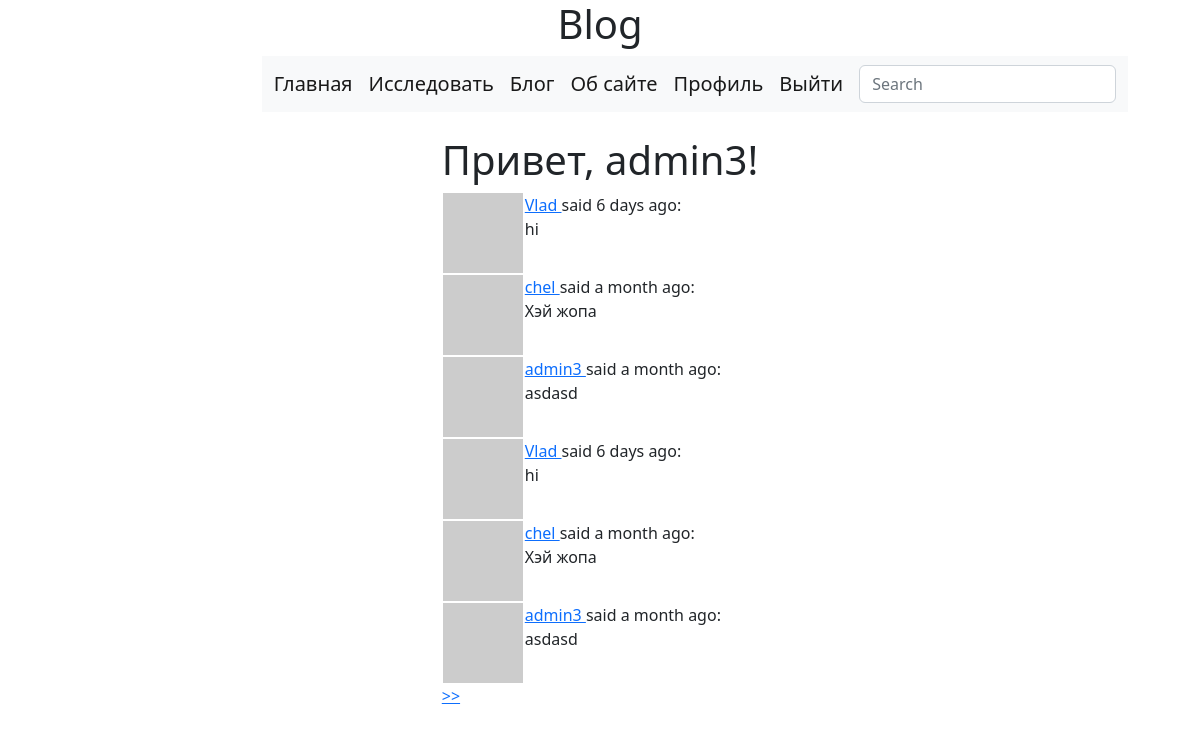
/main/explore (signed in), run on the app's committed database.
### app/models.py (models this page shows, shortened)
class User(UserMixin, db.Model):
    id = db.Column(db.Integer, primary_key=True)
    username = db.Column(db.String(64), index=True, unique=True)
    email = db.Column(db.String(120), index=True, unique=True)
    password_hash = db.Column(db.String(128))
    posts = db.relationship('Post', backref='author', lazy='dynamic')
    about_me = db.Column(db.String(140))
    last_seen = db.Column(db.DateTime, default=datetime.utcnow)
    followed = db.relationship(
        "User", secondary=followers,
        primaryjoin=(followers.c.follower_id == id),
        secondaryjoin=(followers.c.followed_id == id),
        backref=db.backref('followers', lazy='dynamic'), lazy='dynamic')
    def avatar(self, size):
        digest = md5(self.email.lower().encode('utf-8')).hexdigest()
        return f'https://www.gravatar.com/avatar/{digest}?d=identicon&s={size}'

class SearchableMixin(object):
    @classmethod
    def before_commit(cls, session):
        session._changes = {
            'add': list(session.new),
            'update': list(session.dirty),
            'delete': list(session.deleted)
        }
    @classmethod
    def after_commit(cls, session):
        for obj in session._changes['add']:
            if isinstance(obj, SearchableMixin):
                add_to_index(obj.__tablename__, obj)
        for obj in session._changes['update']:
            if isinstance(obj, SearchableMixin):
                add_to_index(obj.__tablename__, obj)
        for obj in session._changes['delete']:
            if isinstance(obj, SearchableMixin):
                remove_from_index(obj.__tablename__, obj)
        session._changes = None

class Post(SearchableMixin, db.Model):
    __searchable__ = ['body']
    id = db.Column(db.Integer, primary_key=True)
    body = db.Column(db.String(140))
    timestamp = db.Column(db.DateTime, index=True, default=datetime.utcnow)
    user_id = db.Column(db.Integer, db.ForeignKey('user.id'))

### app/main/routes.py (the view)
@bp.route('/explore')
@login_required
def explore():
    page = request.args.get('page', 1, type=int)
    posts = Post.query.order_by(Post.timestamp.desc()).paginate(page, current_app.config['POSTS_PER_PAGE'], False)
    next_url = url_for('main.explore', page=posts.next_num) if posts.has_next else None
    prev_url = url_for('main.explore', page=posts.prev_num) if posts.has_prev else None
    return render_template('main.html', title='Explore', posts=posts.items,
                           next_url=next_url, prev_url=prev_url)

### app/main/forms.py
class SearchForm(FlaskForm):
    q = StringField('Search', validators=[DataRequired()])
    def __init__(self, *args, **kwargs):
        if 'formdata' not in kwargs:
            kwargs['formdata'] = request.args
        if 'meta' not in kwargs:
            kwargs['meta'] = {'csrf': False}
        super(SearchForm, self).__init__(*args, **kwargs)

### app/main/routes.py (called while the page is built)
@bp.before_request
def before_request():
    if current_user.is_authenticated:
        current_user.last_seen = datetime.utcnow()
        db.session.commit()
        g.search_form = SearchForm()

### app/models.py (called while the page is built)
@login.user_loader
def load_user(id_user):
    return User.query.get(int(id_user))

### app/templates/main.html (shortened to what this page needs)
{% extends "base.html" %}
{% block content %}
    <h1>Привет, {{ current_user.username }}!</h1>
        {% for post in posts %}
            {% include "_post.html" %}
        {% endfor %}
    {% for post in posts %}
        {% include '_post.html' %}
    {% endfor %}
    {% if next_url %}
    <a href="{{ next_url }}" > >> </a>
    {% endif %}
{% endblock %}

### app/templates/_post.html
<table>
    <tr valign="top">
        <td><img src="{{ post.author.avatar(36) }}"></td>
        <td><a href="{{ url_for('main.user', username=post.author.username) }}">
                {{ post.author.username }}
            </a>
            said {{ moment(post.timestamp).fromNow() }}:
            <br>
            {{ post.body }}
        </td>
    </tr>
</table>

### data on the page
User: username "admin3"
Post: author.username "Vlad", timestamp "6 days ago", body "hi"
Post: author.username "chel", timestamp "a month ago", body "Хэй жопа"
Post: author.username "admin3", timestamp "a month ago", body "asdasd"
